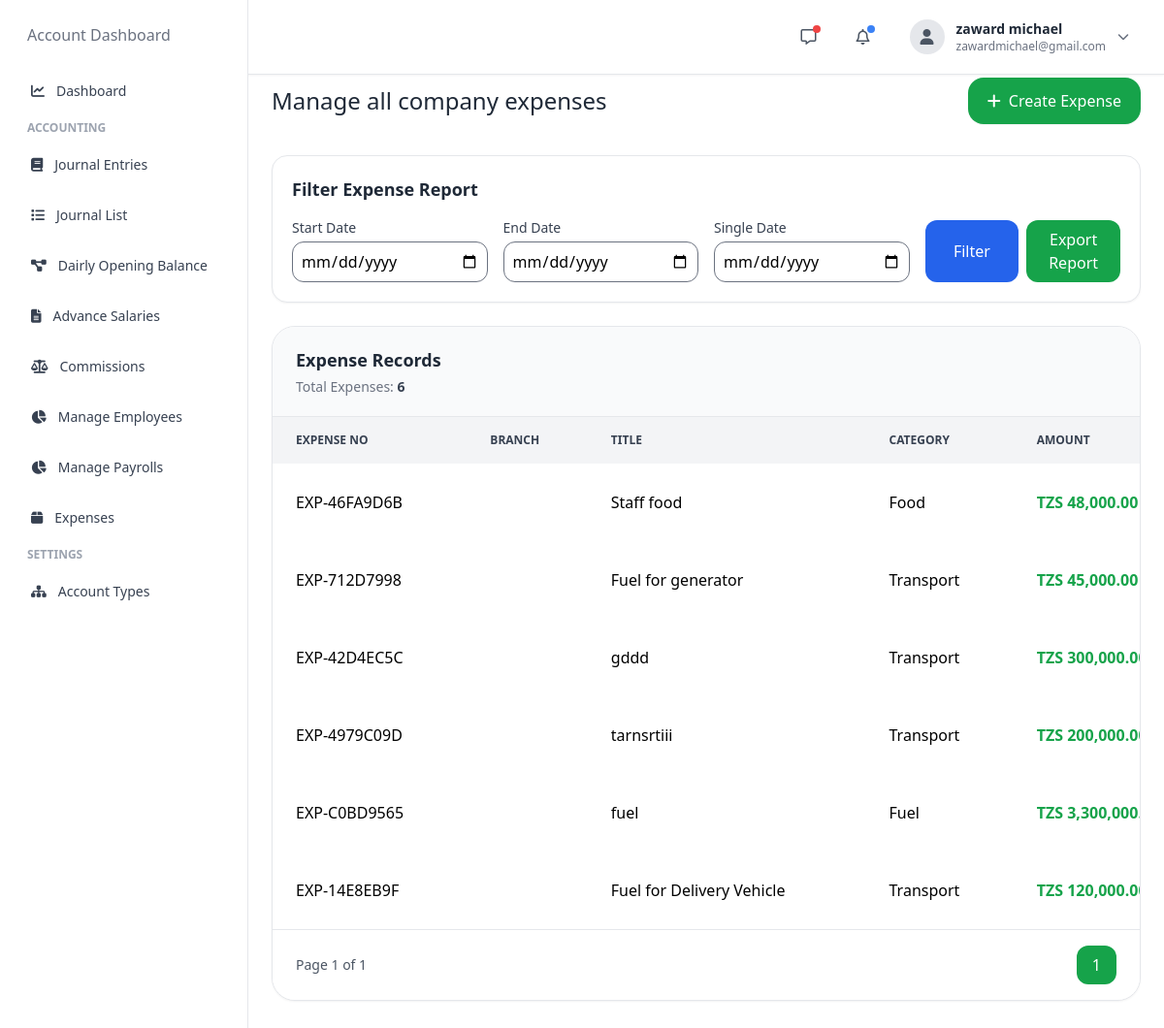
Page /expenses/accounting_list/ (signed in) on the earlier database version.
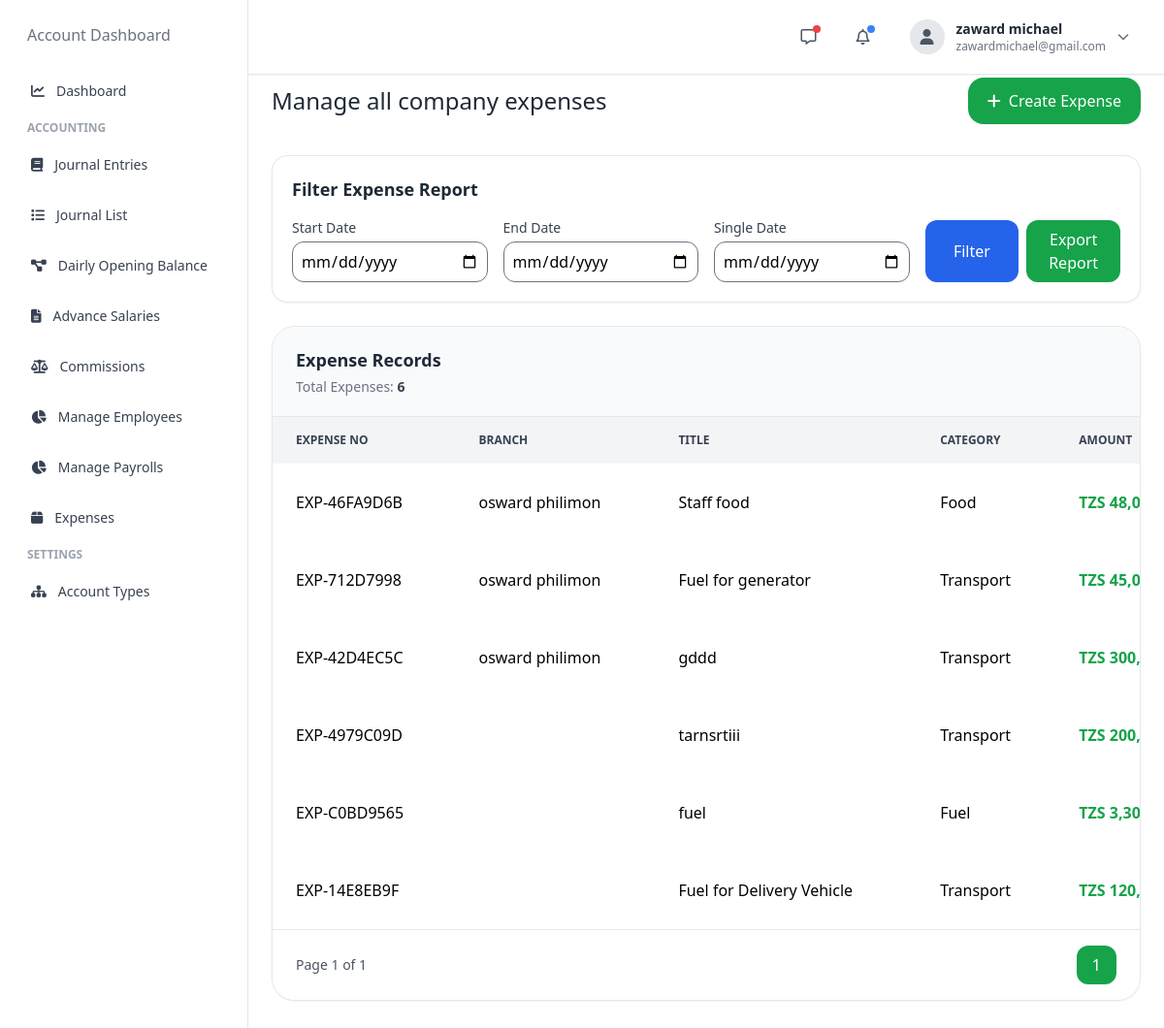
Same page on the later database version.
### expenses/models.py (models this page shows, shortened)
class Expense(models.Model):
    STATUS_CHOICES = (
        ('draft', 'Draft'),
        ('submitted', 'Submitted'),
        ('approved', 'Approved'),
        ('rejected', 'Rejected'),
        ('paid', 'Paid'),
    )
    company = models.ForeignKey(
        Company,
        on_delete=models.CASCADE
    )
    category = models.ForeignKey(
        'ExpenseCategory',
        on_delete=models.PROTECT
    )
    branch = models.ForeignKey(
        Branch,
        on_delete=models.PROTECT,
        related_name='expenses',
        blank=True,
        null=True
    )
    expense_number = models.CharField(
        max_length=100,
        unique=True
    )
    title = models.CharField(max_length=255)
    description = models.TextField(
        blank=True,
        null=True
    )
    amount = models.DecimalField(
        max_digits=18,
        decimal_places=2
    )
    expense_date = models.DateField()
    employee = models.ForeignKey(
        User,
        on_delete=models.SET_NULL,
        null=True,
        blank=True,
        related_name='employee_expenses'
    )
    salary_amount = models.DecimalField(
        max_digits=18,
        decimal_places=2,
        default=0
    )
    paid_amount = models.DecimalField(
        max_digits=18,
        decimal_places=2,
        default=0
    )
    remaining_balance = models.DecimalField(
        max_digits=18,
        decimal_places=2,
        default=0
    )
    attachment = models.FileField(
        upload_to='expenses/',
        blank=True,
        null=True
    )
    status = models.CharField(
        max_length=20,
        choices=STATUS_CHOICES,
        default='draft'
    )
    submitted_by = models.ForeignKey(
        User,
        on_delete=models.SET_NULL,
        null=True,
        related_name='submitted_expenses'
    )
    approved_by = models.ForeignKey(
        User,
        on_delete=models.SET_NULL,
        null=True,
        blank=True,
        related_name='approved_expenses'
    )
    approved_at = models.DateTimeField(
        blank=True,
        null=True
    )
    created_at = models.DateTimeField(
        auto_now_add=True
    )
    updated_at = models.DateTimeField(
        auto_now=True
    )

class ExpenseCategory(models.Model):
    company = models.ForeignKey(
        Company,
        on_delete=models.CASCADE
    )
    name = models.CharField(max_length=255)
    code = models.CharField(max_length=50)
    description = models.TextField(
        blank=True,
        null=True
    )
    is_active = models.BooleanField(default=True)
    created_at = models.DateTimeField(auto_now_add=True)
    updated_at = models.DateTimeField(auto_now=True)
    class Meta:
        unique_together = ('company', 'code')
        ordering = ['name']

### accounts/models.py (models this page shows, shortened)
class Branch(models.Model):
    company = models.ForeignKey(
        Company,
        on_delete=models.CASCADE,
        related_name='branches'
    )
    name = models.CharField(max_length=255)
    code = models.CharField(
        max_length=50,
        unique=True
    )
    location = models.CharField(
        max_length=255,
        blank=True,
        null=True
    )
    created_at = models.DateTimeField(auto_now_add=True)
    is_active = models.BooleanField(default=True)

### expenses/views.py (the view)
@login_required
def account_expense_list(request):
    company = request.user.company
    expenses_list = Expense.objects.filter(company=company).select_related(
        'category',
        'submitted_by'
    )
    logo_url = request.build_absolute_uri(static("img/logo.png"))
    start_date = request.GET.get("start_date")
    end_date = request.GET.get("end_date")
    single_date = request.GET.get("date")
    if single_date:
        expenses_list = expenses_list.filter(expense_date=single_date)
    if start_date and end_date:
        expenses_list = expenses_list.filter(expense_date__range=[start_date, end_date])
    elif start_date:
        expenses_list = expenses_list.filter(expense_date__gte=start_date)
    elif end_date:
        expenses_list = expenses_list.filter(expense_date__lte=end_date)
    expenses_list = expenses_list.order_by('-created_at')
    paginator = Paginator(expenses_list, 10)
    page_number = request.GET.get('page')
    page_obj = paginator.get_page(page_number)
    return render(request, 'accounting/expense_list.html', {
        'expenses': page_obj,
        'page_obj': page_obj,
         'logo_url': logo_url,
    })

### templates/accounting/expense_list.html (shortened to what the changed rows need)
{% extends 'accounting/base.html' %}
{% load humanize %}
{% block content %}
{% include 'accounting/nav.html' %}
{% include 'accounting/sidebar.html' %}
<div class="sm:ml-64 min-h-screen pt-20 px-4 md:px-6 pb-10 ">
    <div class="max-w-7xl mx-auto">
        <div class="flex flex-col lg:flex-row lg:items-center lg:justify-between gap-4 mb-8">
            <div>
                <h1 class="text-2xl text-gray-800">
                    Manage all company expenses
                </h1>
            </div>
        </div>
        <div class="bg-white border border-gray-200 rounded-3xl shadow-sm overflow-hidden">
            <div class="px-6 py-5 border-b bg-gray-50">
                <div class="flex flex-col lg:flex-row lg:items-center lg:justify-between gap-5">
                    <div>
                        <h2 class="text-lg font-semibold text-gray-800">
                            Expense Records
                        </h2>
                    </div>
                </div>
            </div>
            <div class="overflow-x-auto w-full">
                <table class="w-full min-w-[1500px] table-auto">
                    <thead class="bg-gray-100 text-gray-700 uppercase text-xs">
                        <tr>
                            <th class="px-6 py-4 text-left">Expense No</th>
                            <th class="px-6 py-4 text-left">Branch</th>
                            <th class="px-6 py-4 text-left">Title</th>
                            <th class="px-6 py-4 text-left">Category</th>
                            <th class="px-6 py-4 text-left">Amount</th>
                        </tr>
                    </thead>
                    <tbody>
                        {% for expense in expenses %}
                        <tr class="expense-row"
                            data-number="{{ expense.expense_number|lower }}"
                            data-title="{{ expense.title|lower }}"
                            data-category="{{ expense.category.name|lower }}">
                            <td class="px-6 py-5">
                                {{ expense.expense_number }}
                            </td>
                            <td class="px-6 py-5">
                                {{ expense.branch.name }}
                            </td>
                            <td class="px-6 py-5">
                                {{ expense.title }}
                            </td>
                            <td class="px-6 py-5">
                                {{ expense.category.name }}
                            </td>
                            <td class="px-6 py-5 font-bold text-green-600">
                                TZS {{ expense.amount|floatformat:2|intcomma }}
                            </td>
                        </tr>
                        {% empty %}
                        <tr>
                            <td colspan="8" class="text-center py-20">
                                No expenses found
                            </td>
                        </tr>
                        {% endfor %}
                    </tbody>
                </table>
            </div>
        </div>
    </div>
</div>
{% endblock %}

Differences in the rows shown:
changed Expense "EXP-46FA9D6B": branch.name (not shown) → "osward philimon"
changed Expense "EXP-712D7998": branch.name (not shown) → "osward philimon"
changed Expense "EXP-42D4EC5C": branch.name (not shown) → "osward philimon"
